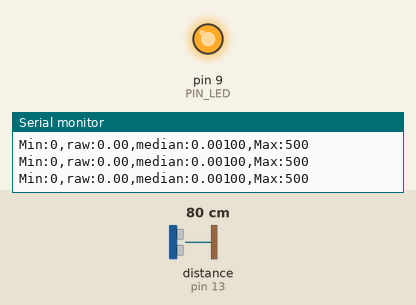
Recording of a sketch running on a simulated Arduino Uno, built with avr-gcc and run on an emulated ATmega328P. Shown: output pins drawn as LEDs (lit = HIGH), the last lines printed to the serial monitor. Wiring (inferred from the names in the program): ultrasonic range finder: trigger pin 12; echo pin 13. Inputs (shaded band) come from the test bench; at power-on: distance to the obstacle (sensor on pin 13) 80 cm. The echo pulse lasts 58.3 µs per cm; pins used as bus, display or sensor lines are not drawn.

Above: at 1.2 s.
1.3 s: distance to the obstacle (sensor on pin 13) set to 18 cm
At 2.5 s:
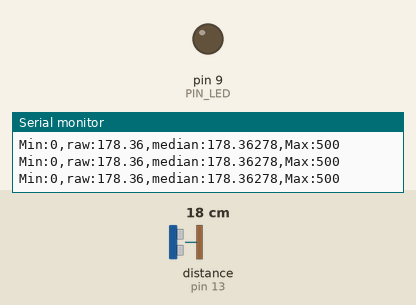
2.8 s: distance to the obstacle (sensor on pin 13) set to 2 cm
At 3.8 s:
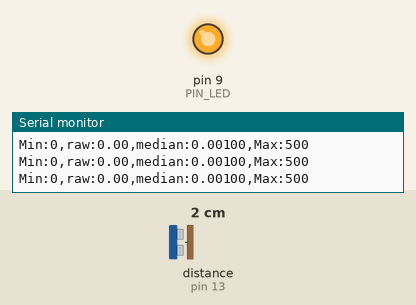
Timing chart, 0 to 5.8 s (numbered marks = the images above; inputs shaded):
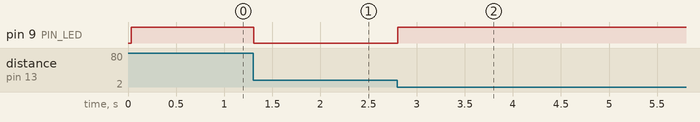

Measured:
- after the input at 1.3 s, pin 9 (PIN_LED): HIGH → LOW at once
- after the input at 2.8 s, pin 9 (PIN_LED): LOW → HIGH at once

The sketch:

09_assignment_1.ino
```cpp
// Arduino pin assignment
#define PIN_LED 9
#define PIN_TRIG 12
#define PIN_ECHO 13

// configurable parameters
#define SND_VEL 346.0 // sound velocity at 24 celsius degree (unit: m/s)
#define INTERVAL 25 // sampling interval (unit: ms)
#define _DIST_MIN 100 // minimum distance to be measured (unit: mm)
#define _DIST_MAX 300 // maximum distance to be measured (unit: mm)
#define _NUM_SAMPLE 30//원하는 샘플의 개수(N)을 설정
// global variables
float timeout; // unit: us
float dist_min, dist_max, dist_raw, median; // unit: mm
unsigned long last_sampling_time; // unit: ms
float scale; // used for pulse duration to distance conversion
int count = 0; // loop()를 도는 횟수
int N = _NUM_SAMPLE;
int middle;
float bigger,smaller;
float mid[_NUM_SAMPLE];
float org[_NUM_SAMPLE];
void setup() {
// initialize GPIO pins
  pinMode(PIN_LED,OUTPUT);
  pinMode(PIN_TRIG,OUTPUT);
  digitalWrite(PIN_TRIG, LOW);
  pinMode(PIN_ECHO,INPUT);

// initialize USS related variables
  dist_min = _DIST_MIN;
  dist_max = _DIST_MAX;
  timeout = (INTERVAL / 2) * 1000.0; // precalculate pulseIn() timeout value. (unit: us)
  dist_raw = 0.0; // raw distance output from USS (unit: mm)
  scale = 0.001 * 0.5 * SND_VEL;
  median = 0.0;
  middle = (N-1)/2;  //홀수인경우 중위수위치,짝수인경우 2개의 중앙에 위치한수중 앞쪽에 위치한 수의 위치

// initialize serial port
  Serial.begin(57600);

// initialize last sampling time
  last_sampling_time = 0;
}

void loop() {
// wait until next sampling time.
// millis() returns the number of milliseconds since the program started. Will overflow after 50 days.
  if(millis() < last_sampling_time + INTERVAL) return;

// get a distance reading from the USS
  dist_raw = USS_measure(PIN_TRIG,PIN_ECHO);
  if (count<N-1){
    org[count]=dist_raw;
    median = dist_raw;//초기2개의 값은 측정한 거리값
  }
  else if (count==N-1){
    org[count] = dist_raw;
    memcpy(mid,org,sizeof(float)*N);
    for (int i=0; i < N-1; i++){
       for (int k=0; k < (N-1)-i; k++){
           if (mid[k] > mid[k+1]){
               bigger = big(mid[k],mid[k+1]);
               smaller = small(mid[k],mid[k+1]);
               mid[k] = smaller;
               mid[k+1] = bigger;
               }
          }
      }
      if (N%2!=1){//N이 짝수인경우
        median = (mid[middle] + mid[middle+1])/2;
      }
      else{//N이 홀수인 경우
        median = mid[middle];
      }
  }
  else {
    for (int i=0;i<N-1;i++){
      org[i] = org[i+1];
      }
      org[N-1] = dist_raw;

    memcpy(mid,org,sizeof(float)*N);
    for (int i=0; i < N-1; i++){
       for (int k=0; k < (N-1)-i; k++){
           if (mid[k] > mid[k+1]){
               bigger = big(mid[k],mid[k+1]);
               smaller = small(mid[k],mid[k+1]);
               mid[k] = smaller;
               mid[k+1] = bigger;
               }
          }
      }
      if (N%2!=1){//N이 짝수인경우
        median = (mid[middle] + mid[middle+1])/2;
      }
      else{//N이 홀수인 경우
        median = mid[middle];
      }
  }

// output the read value to the serial port
  Serial.print("Min:0,");
  Serial.print("raw:");
  Serial.print(dist_raw);
  Serial.print(",");
  Serial.print("median:");
  Serial.print(median);
  Serial.print(map(median,0,400,100,500));
  Serial.print(",");
  Serial.println("Max:500");

// turn on the LED if the distance is between dist_min and dist_max
  if(dist_raw < dist_min || dist_raw > dist_max) {
    analogWrite(PIN_LED, 255);
  }
  else {
    analogWrite(PIN_LED, 0);
  }

// update last sampling time
  last_sampling_time += INTERVAL;
  count+=1;
}
// get a distance reading from USS. return value is in millimeter.
float USS_measure(int TRIG, int ECHO)
{
  float reading;
  digitalWrite(TRIG, HIGH);
  delayMicroseconds(10);
  digitalWrite(TRIG, LOW);
  reading = pulseIn(ECHO, HIGH, timeout) * scale; // unit: mm
  if(reading < dist_min || reading > dist_max) reading = 0.0; // return 0 when out of range.
  return reading;
}

float big(float a,float b){
  if (a>b)
    return a;
  else
    return b;
    }

float small(float a,float b){
  if (a<b)
    return a;
  else
    return b;
    }
```
